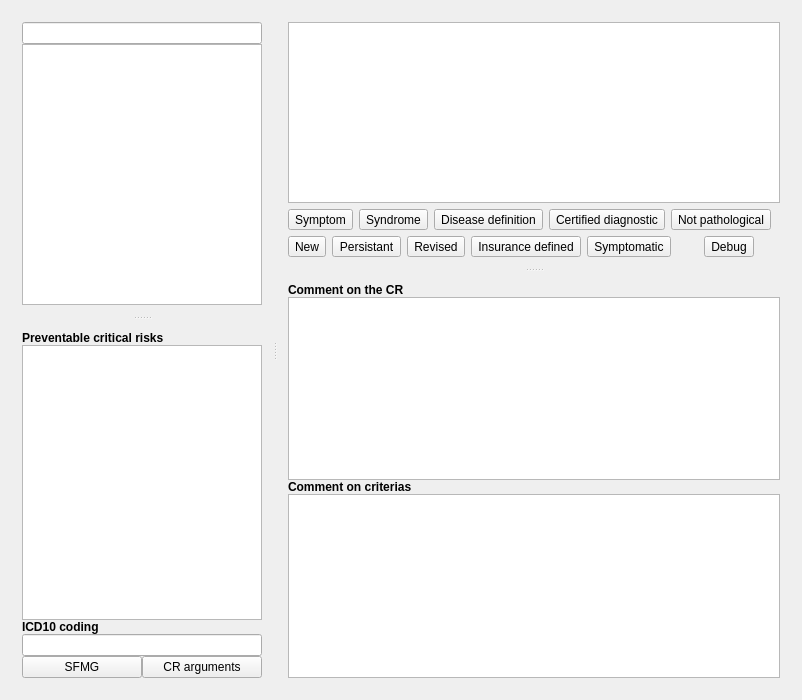
<?xml version="1.0" encoding="UTF-8"?>
<ui version="4.0">
 <author>Eric MAEKER</author>
 <class>eDRC::Internal::RcEditorWidget</class>
 <widget class="QWidget" name="eDRC::Internal::RcEditorWidget">
  <property name="geometry">
   <rect>
    <x>0</x>
    <y>0</y>
    <width>802</width>
    <height>700</height>
   </rect>
  </property>
  <property name="palette">
   <palette>
    <active>
     <colorrole role="Highlight">
      <brush brushstyle="SolidPattern">
       <color alpha="255">
        <red>239</red>
        <green>239</green>
        <blue>248</blue>
       </color>
      </brush>
     </colorrole>
    </active>
    <inactive>
     <colorrole role="Highlight">
      <brush brushstyle="SolidPattern">
       <color alpha="255">
        <red>239</red>
        <green>239</green>
        <blue>248</blue>
       </color>
      </brush>
     </colorrole>
    </inactive>
    <disabled>
     <colorrole role="Highlight">
      <brush brushstyle="SolidPattern">
       <color alpha="255">
        <red>204</red>
        <green>204</green>
        <blue>204</blue>
       </color>
      </brush>
     </colorrole>
    </disabled>
   </palette>
  </property>
  <layout class="QGridLayout" name="gridLayout">
   <item row="0" column="0" colspan="2">
    <widget class="QSplitter" name="centralSplitter">
     <property name="orientation">
      <enum>Qt::Horizontal</enum>
     </property>
     <widget class="QSplitter" name="searchSplitter">
      <property name="orientation">
       <enum>Qt::Vertical</enum>
      </property>
      <widget class="QWidget" name="layoutWidget">
       <layout class="QVBoxLayout" name="verticalLayout">
        <property name="spacing">
         <number>0</number>
        </property>
        <item>
         <widget class="Utils::QButtonLineEdit" name="searchLine">
          <property name="sizePolicy">
           <sizepolicy hsizetype="Expanding" vsizetype="Preferred">
            <horstretch>0</horstretch>
            <verstretch>0</verstretch>
           </sizepolicy>
          </property>
          <property name="maximumSize">
           <size>
            <width>16777215</width>
            <height>16777215</height>
           </size>
          </property>
          <property name="toolTip">
           <string>Utilsez cette ligne pour effectuer votre recherche parmis les résultats de consultation disponibles.
Les résultats de la recherche s'affichent dans la liste juste en dessous.</string>
          </property>
          <property name="whatsThis">
           <string>&lt;p&gt;Utilsez cette ligne pour effectuer votre recherche parmis les résultats de consultation disponibles&lt;/p&gt;</string>
          </property>
          <property name="cursorPosition">
           <number>0</number>
          </property>
         </widget>
        </item>
        <item>
         <widget class="QTreeView" name="treeViewRC">
          <property name="maximumSize">
           <size>
            <width>16777215</width>
            <height>16777215</height>
           </size>
          </property>
          <property name="editTriggers">
           <set>QAbstractItemView::NoEditTriggers</set>
          </property>
          <property name="alternatingRowColors">
           <bool>true</bool>
          </property>
          <property name="verticalScrollMode">
           <enum>QAbstractItemView::ScrollPerPixel</enum>
          </property>
          <property name="uniformRowHeights">
           <bool>true</bool>
          </property>
         </widget>
        </item>
       </layout>
      </widget>
      <widget class="QWidget" name="layoutWidget">
       <layout class="QVBoxLayout" name="verticalLayout_3">
        <property name="spacing">
         <number>0</number>
        </property>
        <item>
         <widget class="QLabel" name="textLabel7">
          <property name="sizePolicy">
           <sizepolicy hsizetype="Preferred" vsizetype="Fixed">
            <horstretch>0</horstretch>
            <verstretch>0</verstretch>
           </sizepolicy>
          </property>
          <property name="font">
           <font>
            <weight>75</weight>
            <bold>true</bold>
           </font>
          </property>
          <property name="text">
           <string>Preventable critical risks</string>
          </property>
          <property name="wordWrap">
           <bool>false</bool>
          </property>
         </widget>
        </item>
        <item>
         <widget class="QListView" name="pcrView">
          <property name="maximumSize">
           <size>
            <width>16777215</width>
            <height>16777215</height>
           </size>
          </property>
          <property name="baseSize">
           <size>
            <width>0</width>
            <height>100</height>
           </size>
          </property>
          <property name="toolTip">
           <string/>
          </property>
          <property name="whatsThis">
           <string>Les risques critiques évitables sont détaillés dans cette liste.</string>
          </property>
          <property name="editTriggers">
           <set>QAbstractItemView::NoEditTriggers</set>
          </property>
         </widget>
        </item>
        <item>
         <widget class="QLabel" name="label_8">
          <property name="font">
           <font>
            <weight>75</weight>
            <bold>true</bold>
           </font>
          </property>
          <property name="text">
           <string>ICD10 coding</string>
          </property>
         </widget>
        </item>
        <item>
         <widget class="QLineEdit" name="CIM10">
          <property name="readOnly">
           <bool>true</bool>
          </property>
         </widget>
        </item>
        <item>
         <layout class="QHBoxLayout" name="horizontalLayout_8">
          <property name="spacing">
           <number>0</number>
          </property>
          <item>
           <widget class="QPushButton" name="SFMG">
            <property name="text">
             <string notr="true">SFMG</string>
            </property>
           </widget>
          </item>
          <item>
           <widget class="QPushButton" name="arguments">
            <property name="text">
             <string>CR arguments</string>
            </property>
           </widget>
          </item>
         </layout>
        </item>
       </layout>
      </widget>
     </widget>
     <widget class="QSplitter" name="commentSplitter">
      <property name="orientation">
       <enum>Qt::Vertical</enum>
      </property>
      <widget class="QWidget" name="layoutWidget_2">
       <layout class="QVBoxLayout" name="verticalLayout_2">
        <item>
         <widget class="QListView" name="listViewItems">
          <property name="editTriggers">
           <set>QAbstractItemView::NoEditTriggers</set>
          </property>
          <property name="selectionMode">
           <enum>QAbstractItemView::NoSelection</enum>
          </property>
          <property name="selectionBehavior">
           <enum>QAbstractItemView::SelectRows</enum>
          </property>
          <property name="verticalScrollMode">
           <enum>QAbstractItemView::ScrollPerPixel</enum>
          </property>
          <property name="horizontalScrollMode">
           <enum>QAbstractItemView::ScrollPerPixel</enum>
          </property>
          <property name="uniformItemSizes">
           <bool>true</bool>
          </property>
         </widget>
        </item>
        <item>
         <layout class="QHBoxLayout" name="horizontalLayout_6">
          <item>
           <widget class="QToolButton" name="buttonA">
            <property name="text">
             <string>Symptom</string>
            </property>
            <property name="checkable">
             <bool>true</bool>
            </property>
           </widget>
          </item>
          <item>
           <widget class="QToolButton" name="buttonB">
            <property name="text">
             <string>Syndrome</string>
            </property>
            <property name="checkable">
             <bool>true</bool>
            </property>
           </widget>
          </item>
          <item>
           <widget class="QToolButton" name="buttonC">
            <property name="text">
             <string>Disease definition</string>
            </property>
            <property name="checkable">
             <bool>true</bool>
            </property>
           </widget>
          </item>
          <item>
           <widget class="QToolButton" name="buttonD">
            <property name="text">
             <string>Certified diagnostic</string>
            </property>
            <property name="checkable">
             <bool>true</bool>
            </property>
           </widget>
          </item>
          <item>
           <widget class="QToolButton" name="buttonZ">
            <property name="text">
             <string>Not pathological</string>
            </property>
            <property name="checkable">
             <bool>true</bool>
            </property>
           </widget>
          </item>
          <item>
           <spacer name="horizontalSpacer_2">
            <property name="orientation">
             <enum>Qt::Horizontal</enum>
            </property>
            <property name="sizeHint" stdset="0">
             <size>
              <width>40</width>
              <height>20</height>
             </size>
            </property>
           </spacer>
          </item>
         </layout>
        </item>
        <item>
         <layout class="QHBoxLayout" name="horizontalLayout_7">
          <item>
           <widget class="QToolButton" name="buttonN">
            <property name="text">
             <string>New</string>
            </property>
            <property name="checkable">
             <bool>true</bool>
            </property>
           </widget>
          </item>
          <item>
           <widget class="QToolButton" name="buttonP">
            <property name="text">
             <string>Persistant</string>
            </property>
            <property name="checkable">
             <bool>true</bool>
            </property>
           </widget>
          </item>
          <item>
           <widget class="QToolButton" name="buttonR">
            <property name="text">
             <string>Revised</string>
            </property>
            <property name="checkable">
             <bool>true</bool>
            </property>
           </widget>
          </item>
          <item>
           <widget class="QToolButton" name="buttonALD">
            <property name="text">
             <string>Insurance defined</string>
            </property>
            <property name="checkable">
             <bool>true</bool>
            </property>
           </widget>
          </item>
          <item>
           <widget class="QToolButton" name="buttonSympto">
            <property name="text">
             <string>Symptomatic</string>
            </property>
            <property name="checkable">
             <bool>true</bool>
            </property>
           </widget>
          </item>
          <item>
           <spacer name="horizontalSpacer">
            <property name="orientation">
             <enum>Qt::Horizontal</enum>
            </property>
            <property name="sizeHint" stdset="0">
             <size>
              <width>40</width>
              <height>20</height>
             </size>
            </property>
           </spacer>
          </item>
          <item>
           <widget class="QToolButton" name="debugButton">
            <property name="text">
             <string>Debug</string>
            </property>
           </widget>
          </item>
          <item>
           <widget class="QLabel" name="codingResultIcon">
            <property name="sizePolicy">
             <sizepolicy hsizetype="Fixed" vsizetype="Fixed">
              <horstretch>0</horstretch>
              <verstretch>0</verstretch>
             </sizepolicy>
            </property>
            <property name="minimumSize">
             <size>
              <width>20</width>
              <height>20</height>
             </size>
            </property>
            <property name="maximumSize">
             <size>
              <width>20</width>
              <height>20</height>
             </size>
            </property>
           </widget>
          </item>
         </layout>
        </item>
       </layout>
      </widget>
      <widget class="QWidget" name="layoutWidget">
       <layout class="QVBoxLayout" name="verticalLayout_4">
        <property name="spacing">
         <number>0</number>
        </property>
        <item>
         <widget class="QLabel" name="commentOnCrLabel">
          <property name="sizePolicy">
           <sizepolicy hsizetype="Preferred" vsizetype="Fixed">
            <horstretch>0</horstretch>
            <verstretch>0</verstretch>
           </sizepolicy>
          </property>
          <property name="font">
           <font>
            <weight>75</weight>
            <bold>true</bold>
           </font>
          </property>
          <property name="text">
           <string>Comment on the CR</string>
          </property>
         </widget>
        </item>
        <item>
         <widget class="Editor::TextEditor" name="commentRC">
          <property name="maximumSize">
           <size>
            <width>16777215</width>
            <height>16777215</height>
           </size>
          </property>
          <property name="baseSize">
           <size>
            <width>0</width>
            <height>75</height>
           </size>
          </property>
         </widget>
        </item>
        <item>
         <widget class="QLabel" name="commentOnCritLabel">
          <property name="sizePolicy">
           <sizepolicy hsizetype="Preferred" vsizetype="Fixed">
            <horstretch>0</horstretch>
            <verstretch>0</verstretch>
           </sizepolicy>
          </property>
          <property name="font">
           <font>
            <weight>75</weight>
            <bold>true</bold>
           </font>
          </property>
          <property name="text">
           <string>Comment on criterias</string>
          </property>
         </widget>
        </item>
        <item>
         <widget class="Editor::TextEditor" name="commentItem">
          <property name="maximumSize">
           <size>
            <width>16777215</width>
            <height>16777215</height>
           </size>
          </property>
          <property name="baseSize">
           <size>
            <width>0</width>
            <height>75</height>
           </size>
          </property>
         </widget>
        </item>
       </layout>
      </widget>
     </widget>
    </widget>
   </item>
  </layout>
 </widget>
 <layoutdefault spacing="6" margin="11"/>
 <pixmapfunction>qPixmapFromMimeSource</pixmapfunction>
 <customwidgets>
  <customwidget>
   <class>Utils::QButtonLineEdit</class>
   <extends>QLineEdit</extends>
   <header location="global">utils/widgets/qbuttonlineedit.h</header>
  </customwidget>
  <customwidget>
   <class>Editor::TextEditor</class>
   <extends>QTextEdit</extends>
   <header location="global">texteditorplugin/texteditor.h</header>
  </customwidget>
 </customwidgets>
 <tabstops>
  <tabstop>searchLine</tabstop>
  <tabstop>treeViewRC</tabstop>
  <tabstop>listViewItems</tabstop>
 </tabstops>
 <resources/>
 <connections/>
</ui>
